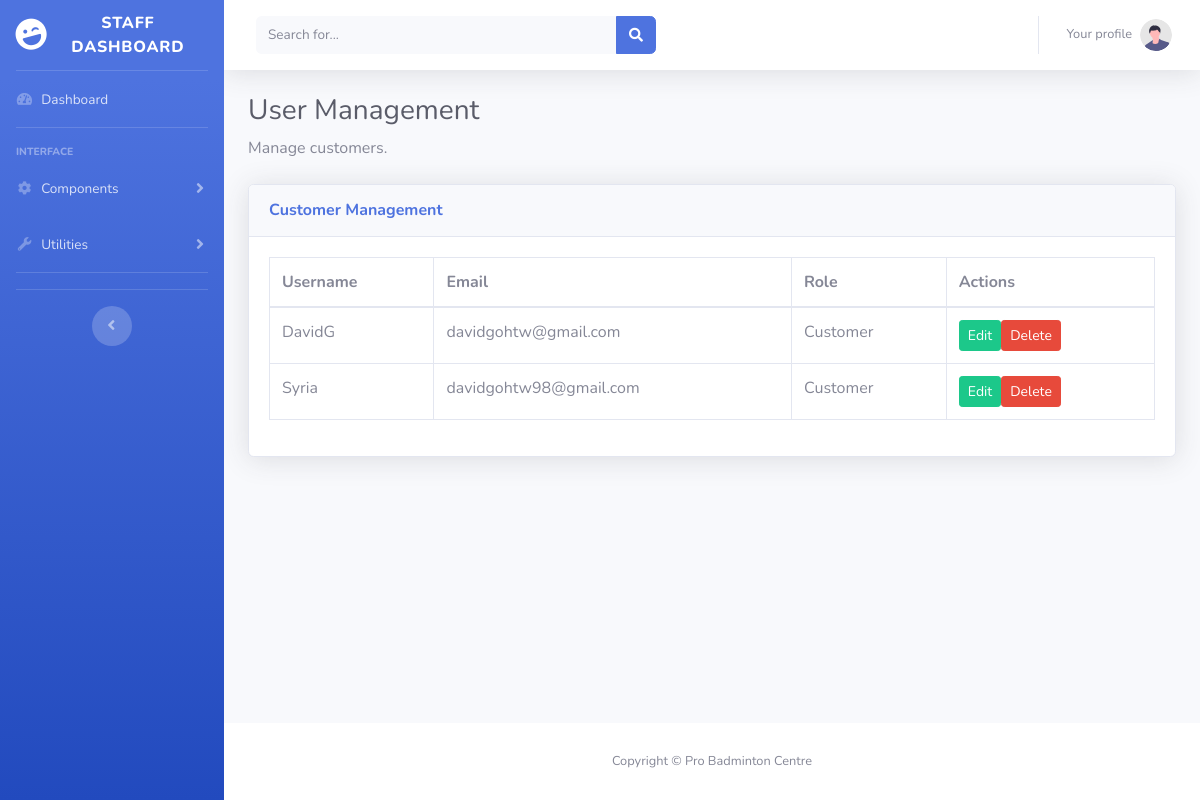
The page /StaffDashboard/usermanage.php on the database its author committed.
### tables this page shows
CREATE TABLE `user` (
  `id` int(10) NOT NULL,
  `username` varchar(100) NOT NULL,
  `email` varchar(100) NOT NULL,
  `password` varchar(300) NOT NULL,
  `phonenumber` varchar(30) NOT NULL,
  `reset_token_hash` varchar(64) DEFAULT NULL,
  `reset_token_expires_at` datetime DEFAULT NULL,
  `userType` varchar(15) NOT NULL,
  `verification_code` varchar(100) NOT NULL,
  `verified_email` varchar(10) DEFAULT NULL
);

### StaffDashboard/usermanage.php (the view, shortened to what this page needs)
<!DOCTYPE html>
<html lang="en">
<head>
    <link href="vendor/fontawesome-free/css/all.min.css" rel="stylesheet" type="text/css">
    <link href="css/sb-admin-2.min.css" rel="stylesheet">
</head>
<body id="page-top">
    <div id="wrapper">
        <ul class="navbar-nav bg-gradient-primary sidebar sidebar-dark accordion" id="accordionSidebar">
            <a class="sidebar-brand d-flex align-items-center justify-content-center" href="index.php">
                <div class="sidebar-brand-icon rotate-n-15">
                    <i class="fas fa-laugh-wink"></i>
                </div>
                <div class="sidebar-brand-text mx-3">Staff DASHBOARD <sup></sup></div>
            </a>
            <hr class="sidebar-divider my-0">
            <li class="nav-item">
                <a class="nav-link" href="index.php">
                    <i class="fas fa-fw fa-tachometer-alt"></i>
                    <span>Dashboard</span></a>
            </li>
            <hr class="sidebar-divider">
            <div class="sidebar-heading">
                Interface
            </div>
            <li class="nav-item">
                <a class="nav-link collapsed" href="#" data-toggle="collapse" data-target="#collapseTwo"
                    aria-expanded="true" aria-controls="collapseTwo">
                    <i class="fas fa-fw fa-cog"></i>
                    <span>Components</span>
                </a>
            </li>
            <li class="nav-item">
                <a class="nav-link collapsed" href="#" data-toggle="collapse" data-target="#collapseUtilities"
                    aria-expanded="true" aria-controls="collapseUtilities">
                    <i class="fas fa-fw fa-wrench"></i>
                    <span>Utilities</span>
                </a>
            </li>
            <hr class="sidebar-divider">
            <hr class="sidebar-divider d-none d-md-block">
            <div class="text-center d-none d-md-inline">
                <button class="rounded-circle border-0" id="sidebarToggle"></button>
            </div>
        </ul>
        <div id="content-wrapper" class="d-flex flex-column">
            <div id="content">
                <nav class="navbar navbar-expand navbar-light bg-white topbar mb-4 static-top shadow">
                    <form
                        class="d-none d-sm-inline-block form-inline mr-auto ml-md-3 my-2 my-md-0 mw-100 navbar-search">
                        <div class="input-group">
                            <input type="text" class="form-control bg-light border-0 small" placeholder="Search for..."
                                aria-label="Search" aria-describedby="basic-addon2">
                            <div class="input-group-append">
                                <button class="btn btn-primary" type="button">
                                    <i class="fas fa-search fa-sm"></i>
                                </button>
                            </div>
                        </div>
                    </form>
                    <ul class="navbar-nav ml-auto">
                        <li class="nav-item dropdown no-arrow">
                            <a class="nav-link dropdown-toggle" href="#" id="userDropdown" role="button"
                                data-toggle="dropdown" aria-haspopup="true" aria-expanded="false">
                                <span class="mr-2 d-none d-lg-inline text-gray-600 small">Your profile</span>
                                <img class="img-profile rounded-circle"
                                    src="img/undraw_profile.svg">
                            </a>
</li>
                    </ul>
                </nav>
<div class="container-fluid">
    <h1 class="h3 mb-2 text-gray-800">User Management</h1>
    <p class="mb-4">Manage customers.</p>
<div class="card shadow mb-4">
    <div class="card-header py-3">
        <h6 class="m-0 font-weight-bold text-primary">Customer Management</h6>
    </div>
    <div class="card-body">
        <div class="table-responsive">
            <table class="table table-bordered" id="userManagementTable" width="100%" cellspacing="0">
                <thead>
                    <tr>
                        <th>Username</th>
                        <th>Email</th>
                        <th>Role</th>
                        <th>Actions</th>
                    </tr>
                </thead>
                <tbody>
                <?php
                    include('dbconnect.php');
                    $stmt = $pdo->prepare("SELECT username, email, userType FROM user WHERE userType = 'customer'");
                    $stmt->execute();
                    while ($row = $stmt->fetch(PDO::FETCH_ASSOC)) {
                    echo '<tr>';
                    echo '<td>' . $row['username'] . '</td>';
                    echo '<td>' . $row['email'] . '</td>';
                    echo '<td>' . ucfirst($row['userType']) . '</td>';
                    echo '<td>';
                    echo '<a href="edit_user.php?username=' . $row['username'] . '" class="btn btn-success btn-sm">Edit</a>';
                    echo '<a href="#" class="btn btn-danger btn-sm" onclick="confirmDelete(\'' . $row['username'] . '\')">Delete</a>';
                    echo '</td>';
                    echo '</tr>';
                    }
                    ?>
                </tbody>
            </table>
        </div>
    </div>
</div>
</div>
        </div>
<footer class="sticky-footer bg-white">
                <div class="container my-auto">
                    <div class="copyright text-center my-auto">
                        <span>Copyright &copy; Pro Badminton Centre</span>
                    </div>
                </div>
            </footer>
    </div>
</body>
</html>

### rows shown on the page
user: username "DavidG", email "davidgohtw@gmail.com", userType "Customer"
user: username "Syria", email "davidgohtw98@gmail.com", userType "Customer"
